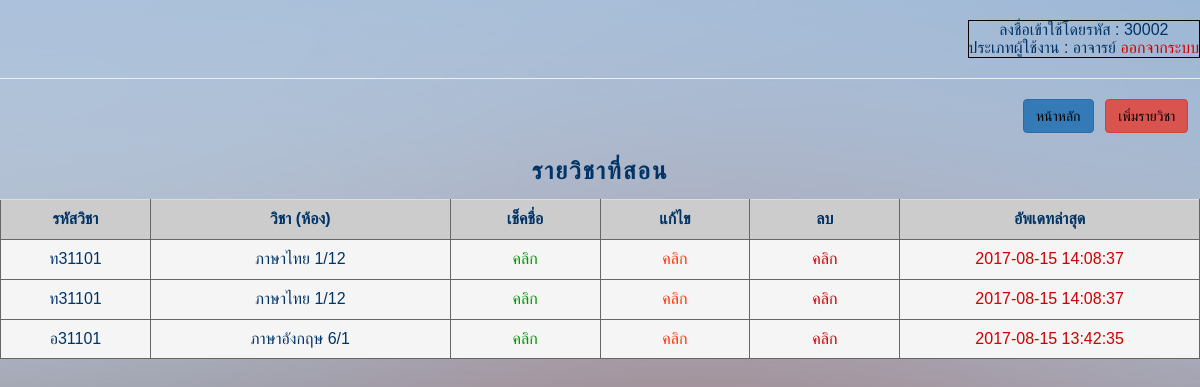
/html5up-dimension/checkattendance.php (signed in), run on an earlier commit of the app's database.
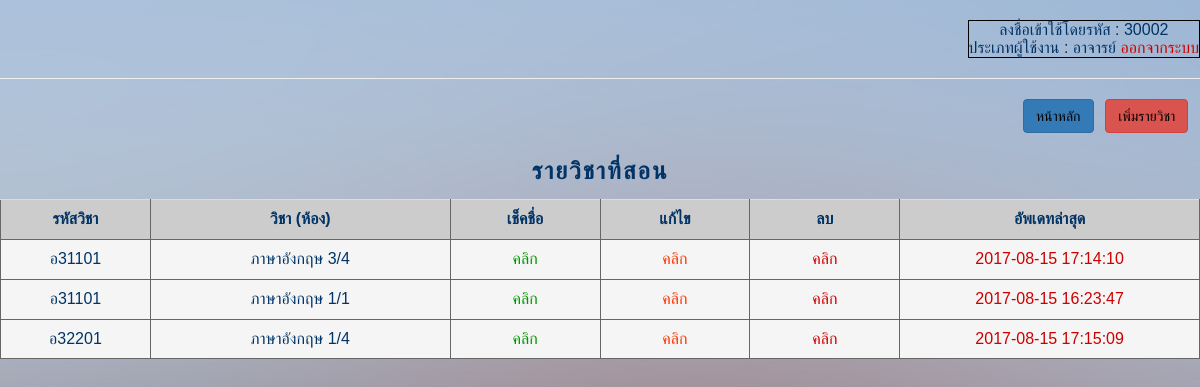
And on a later commit of the database.
### tables this page shows
CREATE TABLE `subject` (
  `subjectID` varchar(255) NOT NULL,
  `subject` varchar(255) NOT NULL,
  `class` varchar(11) NOT NULL,
  `teacherID` int(11) NOT NULL,
  `update` datetime NOT NULL
);

### html5up-dimension/checkattendance.php (the view, shortened to what this page needs)
<?php
if (!$_SESSION["uname"]){
	  Header("Location: Login.php");
}else{?>
<html>
	<head>
		<link rel="stylesheet" href="https://maxcdn.bootstrapcdn.com/bootstrap/3.3.7/css/bootstrap.min.css">
	</head>
<div class="abcd">
	<body background="/images/bg.jpg">
    <div align="right" class="a" ><br>
      <table border="1" bordercolor="#000000" cellpadding="5">
				<tr>
      		<td>
    		  <center><font color='#003366'> ลงชื่อเข้าใช้โดยรหัส :
    			<?php echo($_SESSION['userID']);?><br>
          ประเภทผู้ใช้งาน : <?php echo($_SESSION['typeUser']);?> </font>
    			<a href="logout.php"><font color="#CC0000">ออกจากระบบ</font></a></center>
        </tr></td>
        </table>
				<hr>
    </div>
<div align="right">
	<a href="teacherpage.php"><button type="button" class="btn btn-primary"><font color="#000000">หน้าหลัก</font></button></a>	&nbsp;
	<a href="addsubject.php"><button type="button" class="btn btn-danger"><font color="#000000">เพิ่มรายวิชา</font></button></a> &nbsp;&nbsp;
</div>
<br>
<center><h3><font color='#003366'>รายวิชาที่สอน</font></h3></center>
<div class="table-responsive">
<table class="table" width="800" border="1" align="center" bordercolor="#666666" >
	<tr>
		<td width="100" align="center" bgcolor="#CCCCCC"><strong><font color='#003366'>รหัสวิชา</font></strong></td>
		<td width="200"align="center" bgcolor="#CCCCCC"><strong><font color='#003366'>วิชา (ห้อง)</font></strong></td>
		<td width="100" align="center" bgcolor="#CCCCCC"><strong><font color='#003366'>เช็คชื่อ</font></strong></td>
		<td width="100" align="center" bgcolor="#CCCCCC"><strong><font color='#003366'>แก้ไข</font></strong></td>
		<td width="100" align="center" bgcolor="#CCCCCC"><strong><font color='#003366'>ลบ</font></strong></td>
		<td width="200" align="center" bgcolor="#CCCCCC"><strong><font color='#003366'>อัพเดทล่าสุด</font></strong></td>
</tr>
<?php
include ("connectDB.php");
$strSQL = mysqli_query($mysqli,"select * from teacher where userID='".$_SESSION['userID']."'");
$objResult = mysqli_fetch_array($strSQL);
$strSLQ2 = "select * from subject where teacherID='".$objResult['teacherID']."'";
$result = mysqli_query($mysqli, $strSLQ2);
while($row = mysqli_fetch_array($result))
{
echo "<tr class='active'>";
echo "<td align='center'><font color='#003366'>" . $row["subjectID"] . "</font></td>";
echo "<td align='center'><font color='#003366'>" . $row["subject"] ."&nbsp" .$row['class']. "</font></td>";
echo "<td align='center'><a href='checkattendance_check.php?subjectID=$row[subjectID]&class=$row[class]'><font color='#009900'>คลิก</font></a></td>";
echo "<td align='center'><a href='subject_edit.php?subjectID=$row[subjectID]&class=$row[class]'><font color='#FF3300'>คลิก</font></a></td>";
echo "<td align='center'><a href='subject_delete.php?subjectID=$row[subjectID]&class=$row[class]'><font color='#CC0000'>คลิก</font></a></td>";
echo "<td align='center'><font color='#CC0000'>" . $row["update"] . "</font></td>";
echo "</tr>";
}
?>
</table>
</div>
	</body>
</html>
<?php }?>

### html5up-dimension/checkattendance.php (style rules this page uses)
div.abcd { font-family: "FontAwesome",sans-serif; }
div.abcd h1,h2,h3,h4,h5 { display: block; font-weight: 600; letter-spacing: 0.2rem; line-height: 1.5; margin: 0 0 1rem 0; text-transform: uppercase; }

What changed in the data, as far as the page shows it:
removed subject: subjectID "ท31101", subject "ภาษาไทย", class "1/12", update "2017-08-15 14:08:37"
removed subject: subjectID "ท31101", subject "ภาษาไทย", class "1/12", update "2017-08-15 14:08:37"
removed subject: subjectID "อ31101", subject "ภาษาอังกฤษ", class "6/1", update "2017-08-15 13:42:35"
added subject: subjectID "อ31101", subject "ภาษาอังกฤษ", class "3/4", update "2017-08-15 17:14:10"
added subject: subjectID "อ31101", subject "ภาษาอังกฤษ", class "1/1", update "2017-08-15 16:23:47"
added subject: subjectID "อ32201", subject "ภาษาอังกฤษ", class "1/4", update "2017-08-15 17:15:09"
